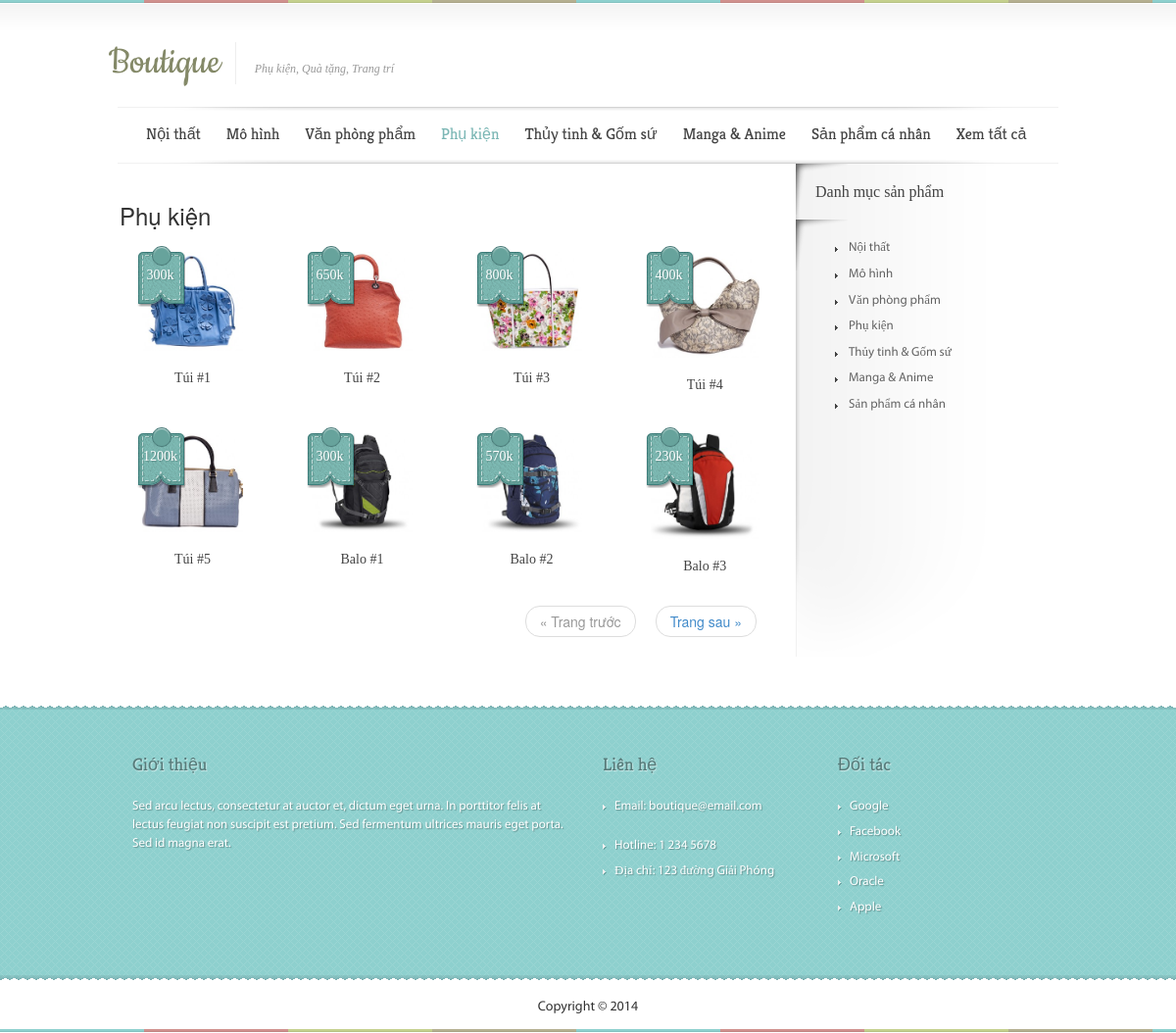
The page /products.php?category=4 on the database its author committed.
### tables this page shows
CREATE TABLE categories (
	id INT PRIMARY KEY AUTO_INCREMENT,
	name VARCHAR(512) NOT NULL,
	created_date DATETIME,
	modified_date DATETIME
)  DEFAULT;

CREATE TABLE products (
	id INT PRIMARY KEY AUTO_INCREMENT,
	name VARCHAR(512) NOT NULL,
	short_description VARCHAR(1024) NOT NULL,
	description TEXT NOT NULL,
	image VARCHAR(512),
	category_id INT REFERENCES categories(id),
	price float,
	published BIT NOT NULL DEFAULT 1,
	published_date DATETIME,
	created_date DATETIME,
	modified_date DATETIME
)  DEFAULT;

### core/DataContext.php (called while the page is built, shortened)
<?php
class DataContext {
	private $host = 'localhost';
	private $user = 'root';
	private $password = '';
	private $database = 'boutique';
	public $defaultLimit = 8;
	private function getConnection()
	{
		$db = new mysqli($this->host, $this->user, $this->password, $this->database);
		$db->set_charset('utf8');
		return $db;
	}
	public function getProducts($options = array())
	{
		$db = $this->getConnection();
		$defaults = array(
			'limit' => $this->defaultLimit,
			'offset' => 0,
			'search' => '',
			'published' => 1,
			'category_id' => '%'
		);
		$options = array_merge($defaults, $options);
		if (isset($options['page'])) {
			$limit = $this->defaultLimit;
			$offset = ($options['page'] - 1) * $this->defaultLimit;
		} else {
			$limit = $options['limit'];
			$offset = $options['offset'];
		}
		$search = '%' . $options['search'] . '%';
		$published = $options['published'];
		$categoryId = $options['category_id'];
		$statement = $db->prepare(
				"SELECT * FROM `products`
			WHERE (`published` IN (?) OR `published` LIKE ?)
			AND (`category_id` IN (?) OR `category_id` LIKE ?)
			AND (`name` LIKE ? OR `description` LIKE ? OR `short_description` LIKE ?)
			ORDER BY `published_date` DESC
			LIMIT ? OFFSET ?");
		$statement->bind_param('sssssssii', $published, $published, $categoryId, $categoryId, $search, $search, $search, $limit, $offset);
		$statement->execute();
		$products = array();
		$product = new Product();
		$statement->bind_result($product->id, $product->name, $product->shortDescription, $product->description, $product->image, $product->categoryId, $product->price, $product->published, $product->publishedDate, $product->createdDate, $product->modifiedDate);
		while ($statement->fetch()) {
			$products[] = unserialize(serialize($product));
		}
		return $products;
	}
	public function getCountProducts($options = array())
	{
		unset($options['page']);
		$options['offset'] = 0;
		$options['limit'] = PHP_INT_MAX;
		return count($this->getProducts($options));
	}
	public function getPageCountProducts($options = array())
	{
		return (int) ceil($this->getCountProducts($options) / $this->defaultLimit);
	}
	public function getCategories($options = array())
	{
		$db = $this->getConnection();
		$defaults = array(
			'limit' => $this->defaultLimit,
			'offset' => 0,
			'search' => '',
		);
		$options = array_merge($defaults, $options);
		$limit = $options['limit'];
		$offset = $options['offset'];
		$search = '%' . $options['search'] . '%';
		$statement = $db->prepare(
				"SELECT * FROM `categories`
				WHERE `name` LIKE ?
				LIMIT ? OFFSET ?");
		$statement->bind_param('sii', $search, $limit, $offset);
		$statement->execute();
		$categories = array();
		$category = new Category();
		$statement->bind_result($category->id, $category->name, $category->createdDate, $category->modifiedDate);
		while ($statement->fetch()) {
			$categories[] = unserialize(serialize($category));
		}
		return $categories;
	}
	public function getCategoryById($id)
	{
		$db = $this->getConnection();
		$statement = $db->prepare(
				"SELECT * FROM `categories`
				WHERE `id` = ?
				LIMIT 1 OFFSET 0");
		$statement->bind_param('i', $id);
		$statement->execute();
		$category = new Category();
		$statement->bind_result($category->id, $category->name, $category->createdDate, $category->modifiedDate);
		return $category;
	}
}

### products.php (the view, shortened to what this page needs)
<?php
include_once './core/DataContext.php';
$db = new DataContext();
$options = array();
if (isset($_GET['category'])) {
	$categoryId = $_GET['category'];
	$options['category_id'] = $categoryId;
	$category = $db->getCategoryById($categoryId);
}
$page = $_GET['page'];
$options['page'] = $page;
$products = $db->getProducts($options);
$pageCount = $db->getPageCountProducts($options);
$page = max(min($pageCount, $page), 1);
?>
<html>
	<?php include './layout/documents.php'; ?>
	<body>
		<?php include './layout/header.php'; ?>
		<div class="container">
			<div id="content">
				<div id="main-bg">
					<div id="main-bottom-bg">
						<div id="left-area">
							<?php
							if (isset($category)) {
								echo "<h1>$category->name</h1>";
							} else {
								echo '<h1>Tất cả sản phẩm</h1>';
							}
							?>
							<?php
							foreach ($products as $i => $p) :
								if (($i + 1) % 4 == 0)
									echo '<div class="row row-product">';
								?>
								<div class="cell-product col-xs-3">
									<div class="main-item">
										<a href="#">
											<img class="thumb" src="<?php echo $p->image; ?>" />
											<span class="price-tag"><?php echo $p->price; ?>k</span>
										</a>
										<h3><a href="#"><?php echo $p->name; ?></a></h3>
									</div>
								</div>
								<?php
								if (($i + 1) % 4 == 0)
									echo '</div>';
							endforeach;
							?>
							<?php if (!empty($products) && $pageCount > 1) : ?>
							<ul class="pager text-right">
								<li class="previous <?php echo ($page <= 1) ? 'disabled' : '';?>" >
									<a href="products.php?<?php echo isset($categoryId) ? "category=$categoryId" : '';?>&page=<?php echo $page - 1; ?>">
										&laquo; Trang trước
									</a>
								</li>
								<li class="next <?php echo ($page >= $pageCount) ? 'disabled' : '';?>" >
									<a href="products.php?<?php echo isset($categoryId) ? "category=$categoryId" : '';?>&page=<?php echo $page + 1; ?>">
										Trang sau &raquo;
									</a>
								</li>
							</ul>
							<?php endif; ?>
						</div>
						<?php include './layout/sidebar.php'; ?>
					</div>
				</div>
			</div>
		</div>
		<?php include './layout/footer.php'; ?>
	</body>
</html>

### layout/header.php (shortened to what this page needs)
<?php
$categories = $db->getCategories(array('limit' => 7));
?>
<div id="header-wrapper">
	<div class="container">
		<div id="header-logo">
			<a href="index.php"><h1>Boutique</h1></a>
			<span>Phụ kiện, Quà tặng, Trang trí</span>
		</div>
		<div id="header-menu">
			<ul id="secondary-menu" class="nav">
				<?php foreach ($categories as $c) : ?>
					<li><a href="products.php?category=<?php echo $c->id; ?>" class="<?php echo ($_GET['category'] == $c->id) ? 'active' : ''; ?>"><?php echo $c->name; ?></a></li>
				<?php endforeach; ?>
				<li><a href="products.php" class="<?php echo !isset($_GET['category']) ? 'active' : ''; ?>">Xem tất cả</a></li>
			</ul>
		</div>
	</div>
</div>

### layout/sidebar.php (shortened to what this page needs)
<?php
$categories = $db->getCategories();
?>
<div id="right-area" class="right-area-bg">
	<h2>Danh mục sản phẩm</h2>
	<ul class="right-area-bg" style="padding-top: 20px">
		<?php foreach ($categories as $c) : ?>
			<li><a href="products.php?category=<?php echo $c->id; ?>"><?php echo $c->name; ?></a></li>
		<?php endforeach; ?>
	</ul>
</div>
<div class="clearfix"></div>

### css/style.css (style rules this page uses)
#header-wrapper { background: url('../img/header-bg.png') repeat-x scroll 0px 0px transparent; padding-top: 38px; height: 158px; }
#header-logo { position: absolute; margin-top: -19px; margin-left: -9px; }
#header-logo h1 { line-height: 43px; font-size: 43px; font-weight: normal; font-family: 'Cookie',cursive; color: #848968; display: inline-block; padding-right: 15px; border-right: 0.25px solid #eee; }
#header-logo span { color: #999; font-family: Georgia,serif; font-size: 12px; font-style: italic; margin-top: -22px; margin-left: 15px; display: inline-block; }
#header-menu { margin-top: 67px; background: url('../img/secondary-menu-bg.png') repeat-x scroll 0px 0px transparent; }
ul#secondary-menu { height:53px;padding-left:16px; }
ul#secondary-menu li { font-family:'Kreon',Arial,sans-serif;float:left;position:relative }
ul#secondary-menu a { display:block;float:left;font-size:16px;color:#434343;text-decoration:none;padding:17px 13px 14px }
ul#secondary-menu a:hover, ul#secondary-menu a.active { color:#7cb7b5;background:none }
#main-bg { background: url('../img/main-content-bg.png') repeat-y scroll 692px 0px transparent; }
#main-bottom-bg { background: url('../img/main-content-bottom-bg.png') no-repeat scroll 692px bottom transparent; }
#content { background: url('../img/main-content.png') no-repeat scroll 0px 0px transparent; padding-top: 4px; padding-bottom: 50px; }
#left-area { float: left; position: relative; width: 692px; }
#left-area h1 { margin: 40px 0px 10px; font-weight: normal; font-size: 24px; padding-bottom: 14px; padding-left: 2px; }
#right-area { float: left; position: relative; width: 268px; }
#right-area h2 { margin:0;margin-top:20px;font-weight:normal;color:#434343;font-family:Georgia,serif;font-size:16px;padding-bottom:20px;padding-left:20px }
#right-area ul li { background:url('../img/sidebar-bullet.png') no-repeat scroll 0 8px transparent;display:block;padding-bottom:8px;padding-left:14px;text-shadow:1px 1px 1px #FFF;font-size:13px;font-family:'MyriadProRegular'; }
#right-area ul li a { color:#626262 }
.right-area-bg { background: url('../img/sidebar-bg.png') no-repeat scroll 0px -1px transparent; }
.cell-product { padding: 0 45px 20px 25px; }
.cell-product img { max-width:100% }
.cell-product .price-tag { background:url(../img/price-tag2.png) no-repeat;position:absolute;top:-6px;left:20px;width:49px;height:62px;font-family:Georgia,serif;font-size:14px;color:#fff;text-shadow:1px 1px 1px rgba(0,0,0,0.2);padding-top:20px;padding-right:2px;text-align:center }
.cell-product h3 { font-weight:normal;font-family:Georgia,serif;font-size:14px;text-align:center;padding-bottom:12px }
.cell-product h3 a { text-decoration:none;color:#434343 }
.container { width: 990px; }
.pager { margin-top:-10px;padding-right:40px; float:right; }
.pager li { padding:0px 5px; }

### rows shown on the page
categories: name "Nội thất"
categories: name "Mô hình"
categories: name "Văn phòng phẩm"
categories: name "Phụ kiện"
categories: name "Thủy tinh & Gốm sứ"
categories: name "Manga & Anime"
categories: name "Sản phẩm cá nhân"
products: image (picture), price "300", name "Túi #1"
products: image (picture), price "650", name "Túi #2"
products: image (picture), price "800", name "Túi #3"
products: image (picture), price "400", name "Túi #4"
products: image (picture), price "1200", name "Túi #5"
products: image (picture), price "300", name "Balo #1"
products: image (picture), price "570", name "Balo #2"
products: image (picture), price "230", name "Balo #3"
